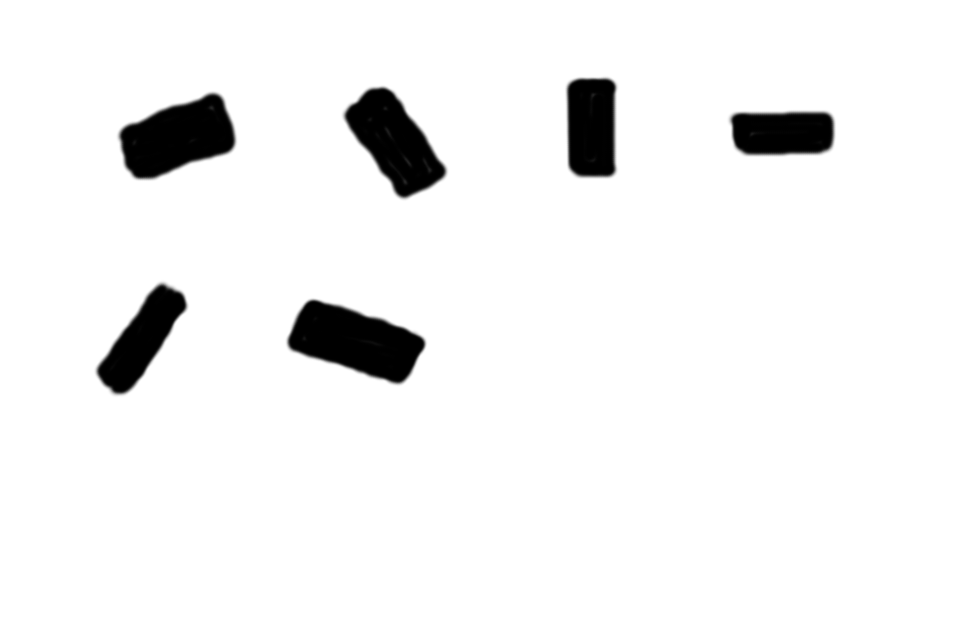
//> input picture data/rotateRect.png, 960 x 640 px
$ ./main_cv   (built with g++ and OpenCV 4)
//> lines starting //> are read from the running program, lines starting //| are printed output that depends on the picture; after the words box and inside, x2 and y2 are one past the last pixel; in counts of white or black regions, pixels touching at a corner belong together
### cv_extension/src/cvRect_ex.h
//
// Created by wurui on 18-9-10.
//

#ifndef TOOLS_CXX_LINUX_CVRECT_EX_H
#define TOOLS_CXX_LINUX_CVRECT_EX_H

#include <iostream>
#include <algorithm>
#include <vector>
#include "opencv2/opencv.hpp"

namespace cv_ex {
    cv::Rect BoundingRect(const cv::Mat &image);

    cv::Rect ExtendRect(const cv::Mat &image1, const cv::Mat &image2);

    void ValidateRect(const cv::Mat &image, cv::Rect &rect);

    int Xmid(const cv::Rect &rect);

    int Ymid(const cv::Rect &rect);

    float IOU(const cv::Rect &rect1, const cv::Rect &rect2);

    void ExpandMoveRect(cv::Rect &rect1, int xBorder, int yBorder, int xShift, int yShirt);
}


#endif //TOOLS_CXX_LINUX_CVRECT_EX_H

### cv_extension/src/cvRotatedRect_ex.h
//
// Created by wurui on 18-9-10.
//

#ifndef TOOLS_CXX_LINUX_CVROTATEDRECT_H
#define TOOLS_CXX_LINUX_CVROTATEDRECT_H

#include <iostream>
#include <algorithm>
#include <vector>

#include "opencv2/opencv.hpp"
#include "cvRect_ex.h"

/*
1、角度angle的取值是由RotatedRect的width和X轴的夹角组成的
2、RotatedRect的width和height的选取跟矩形的尺寸无关,并非长的就是height，短的就是width。
3、opencv默认把 水平轴（x轴）逆时针旋转，碰到的第一个边,这个边的边长作为width。
4、angle的取值范围必然是负的，实际angle的取值范围为(-90,0]
 */

namespace cv_ex{
    using namespace cv;
    // [21 lines left out: function CropRotatedRectFromImg, not called in this run]

}


#endif //TOOLS_CXX_LINUX_CVROTATEDRECT_H

### cv_extension/main_cv.cpp
//
// Created by wurui on 18-9-5.
//

#include <iostream>
#include <math.h>
#include "image_process.h"
#include "cvRotatedRect_ex.h"

using namespace std;
using namespace cv;

inline float dist(const Point2f &p1, const Point2f &p2){
    return sqrt(pow(p1.x-p2.x,2)+pow(p1.y-p2.y,2));
}

void test_perspective(){
    string rawImgPath = "/home/wurui/Pictures/1.png";
    Mat img  = imread(rawImgPath);
    imshow("org", img);

    // roiCorner = [lt rt rb lb]
        Point2f roiCorner[4] = {
                {235, 479},
                {618, 478},
                {620, 559},
                {236, 563}
        };

    Mat templateImage;
    // des coords use mean rect
    int w = (int)((dist(roiCorner[0], roiCorner[1]) + dist(roiCorner[2], roiCorner[3]))/2);
    int h = (int)((dist(roiCorner[0], roiCorner[3]) + dist(roiCorner[1], roiCorner[2]))/2);
    cv::Size dsize(w, h);
    cv_ex::WarpImageToRectPerspective(img, templateImage, roiCorner, dsize, Point(4,2));

    imshow("template", templateImage);
    waitKey(0);
}

void test_rotateRect(){
    Mat image = cv::imread("../../data/rotateRect.png");
//> image is the input picture: 640 rows x 960 cols, CV_8UC3; min 0, max 255, mean 241.8
    Mat gray,binary;
    cv::cvtColor(image, gray, cv::COLOR_BGR2GRAY);
    cv::threshold(gray, binary, 125, 255, cv::THRESH_BINARY);
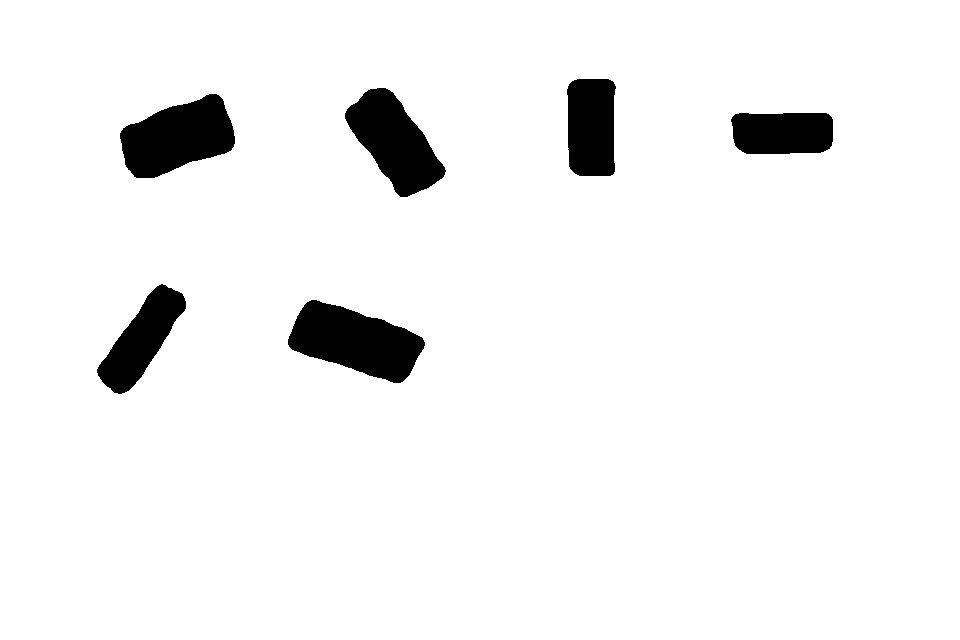
//> binary: 640 rows x 960 cols, CV_8UC1; 94.8% white; 6 black regions
    cv::imshow("binary", binary);
//    cv::waitKey(0);

    // find contours
    vector<vector<Point>> contours;
    vector<Vec4i> hierachy;
    cv::findContours(binary, contours, hierachy, cv::RETR_CCOMP, cv::CHAIN_APPROX_NONE);
//> contours = 7 contours; box (x1, y1, x2, y2) and area: (0, 0, 960, 640) 612801, (287, 299, 426, 384) 7020, (119, 93, 236, 179) 6490, (344, 87, 447, 198) 6028, (96, 283, 187, 395) 4522, (566, 78, 617, 177) 4517, (730, 112, 834, 155) 4022
    for (int i = 0; i < contours.size(); ++i) {
        cv::drawContours(image, contours, i, Scalar(0,255,0), 2);
    }
//> this loop made 7 passes
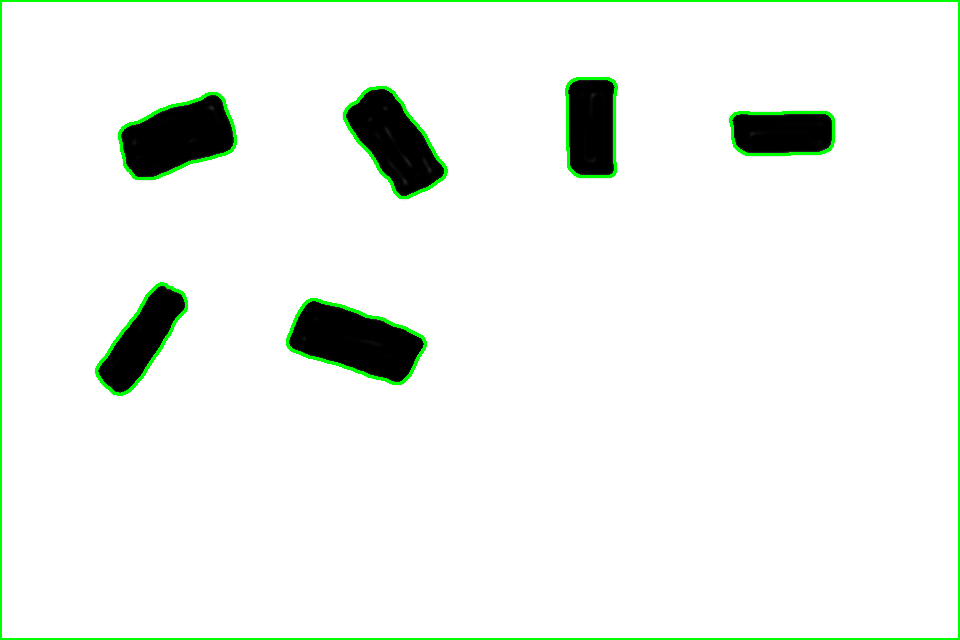
//> image: 640 rows x 960 cols, CV_8UC3; 2.04% of pixels changed, all inside (x1, y1, x2, y2) = (0, 0, 960, 640)
    cv::imshow("contours", image);
    cv::waitKey(0);

    // rotateRect
    vector<cv::RotatedRect> rects;
    for (int i = 1; i < contours.size(); ++i) {
        cv::RotatedRect rotatedRect = cv::minAreaRect(contours.at(i));
        rects.emplace_back(rotatedRect);

        Point2f center = rotatedRect.center;
        Size size = rotatedRect.size;
        float ang = rotatedRect.angle;

        char buffer[255];
        sprintf(buffer, "w:%d  h:%d  ang:%f",size.width, size.height, ang);
        cout << buffer << endl;

        Mat cropImg;
//        cv_ex::CropRotatedRectFromImg(image, rotatedRect, cropImg);

    }
//> this loop made 6 passes
//> (rotatedRect, ang, buffer) on passes 1, 2, 4, 5: (centre (356.3, 341.1), size (58.9, 133.4), angle -72.4, -72.41, "w:59  h:133  ang:-72.407578"), (centre (142.1, 338.7), size (121.2, 42.5), angle -55.1, -55.12, "w:121  h:42  ang:-55.124672"), (centre (175.8, 137.1), size (115.5, 63.3), angle -18.9, -18.95, "w:115  h:63  ang:-18.946505"), (centre (394, 141.5), size (58.1, 115.8), angle -35.9, -35.91, "w:58  h:116  ang:-35.909725")
//> (center, ang, buffer) on passes 3, 6: (Point(781.5, 133), -90, "w:42  h:103  ang:-90.000000"), (Point(591, 127), -90, "w:98  h:50  ang:-90.000000")
//| w:59  h:133  ang:-72.407578
//| w:121  h:42  ang:-55.124672
//| w:42  h:103  ang:-90.000000
//| w:115  h:63  ang:-18.946505
//| w:58  h:116  ang:-35.909725
//| w:98  h:50  ang:-90.000000

    Point2f pts[4];
    rects.at(2).points(pts);
//> pts = 4 Points (x, y): [833, 154], [730, 154], [730, 112], [833, 112]
    cv_ex::IsContainPt(rects.at(2), pts[0]);
//> (this line was passed over: IsContainPt is not available in this run)
}


int main(){
//    test_perspective();
    test_rotateRect();
}
